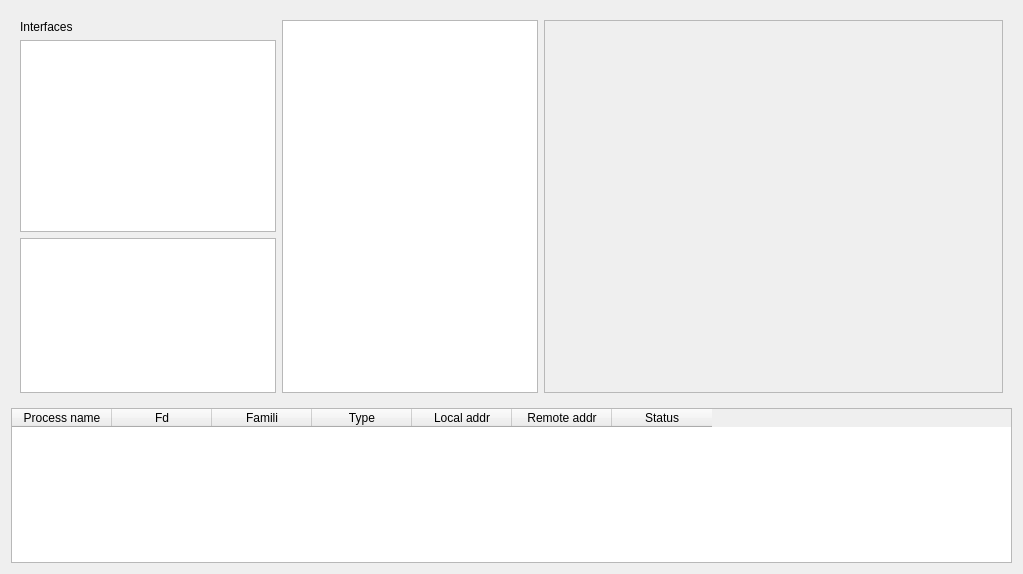
<?xml version="1.0" encoding="UTF-8"?>
<ui version="4.0">
 <class>Form</class>
 <widget class="QWidget" name="Form">
  <property name="geometry">
   <rect>
    <x>0</x>
    <y>0</y>
    <width>1023</width>
    <height>574</height>
   </rect>
  </property>
  <property name="windowTitle">
   <string>MonitoringProcessNetworkStatisticks</string>
  </property>
  <layout class="QVBoxLayout" name="verticalLayout_3">
   <item>
    <widget class="QStackedWidget" name="stackedWidget">
     <widget class="QWidget" name="page">
      <layout class="QVBoxLayout" name="verticalLayout_2">
       <item>
        <layout class="QHBoxLayout" name="horizontalLayout" stretch="0,0,2">
         <item>
          <layout class="QVBoxLayout" name="verticalLayout" stretch="0,0,1">
           <item>
            <widget class="QLabel" name="label">
             <property name="text">
              <string>Interfaces</string>
             </property>
            </widget>
           </item>
           <item>
            <widget class="QListWidget" name="listWidget"/>
           </item>
           <item>
            <widget class="QListWidget" name="listWidget_2"/>
           </item>
          </layout>
         </item>
         <item>
          <widget class="QListWidget" name="listWidget_3"/>
         </item>
         <item>
          <widget class="QScrollArea" name="scrollArea">
           <property name="widgetResizable">
            <bool>true</bool>
           </property>
           <widget class="QWidget" name="scrollAreaWidgetContents">
            <property name="geometry">
             <rect>
              <x>0</x>
              <y>0</y>
              <width>437</width>
              <height>367</height>
             </rect>
            </property>
            <layout class="QVBoxLayout" name="verticalLayout_4">
             <item>
              <layout class="QGridLayout" name="gridLayout"/>
             </item>
            </layout>
           </widget>
          </widget>
         </item>
        </layout>
       </item>
      </layout>
     </widget>
     <widget class="QWidget" name="page_2"/>
    </widget>
   </item>
   <item>
    <widget class="QTableWidget" name="tableWidget">
     <column>
      <property name="text">
       <string>Process name</string>
      </property>
     </column>
     <column>
      <property name="text">
       <string>Fd</string>
      </property>
     </column>
     <column>
      <property name="text">
       <string>Famili</string>
      </property>
     </column>
     <column>
      <property name="text">
       <string>Type</string>
      </property>
     </column>
     <column>
      <property name="text">
       <string>Local addr</string>
      </property>
     </column>
     <column>
      <property name="text">
       <string>Remote addr</string>
      </property>
     </column>
     <column>
      <property name="text">
       <string>Status</string>
      </property>
     </column>
    </widget>
   </item>
  </layout>
  <zorder>tableWidget</zorder>
  <zorder>stackedWidget</zorder>
 </widget>
 <resources/>
 <connections/>
</ui>
